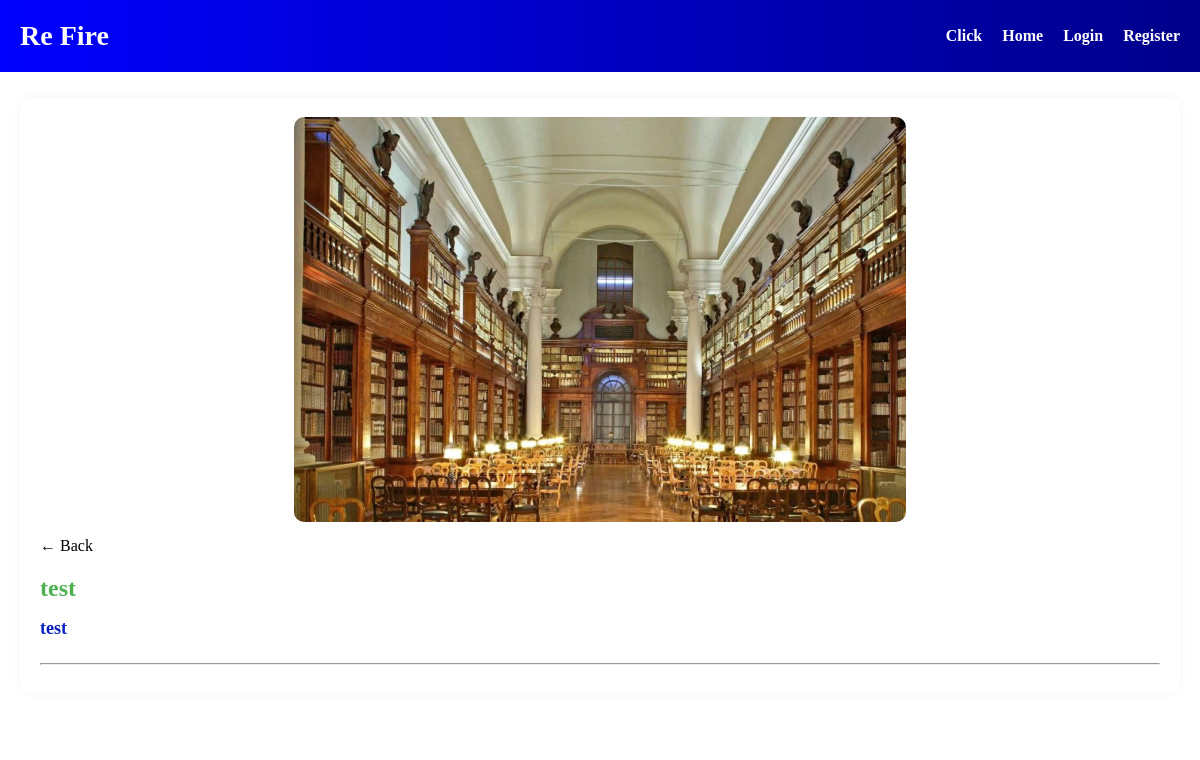
The app's page /article_details/12 with its own data.
### myApp/models.py (models this page shows, shortened)
class MaqolaModel(models.Model):
    TAG = (
        ("Certificates", "Certificates"),
        ("Projects", "Projects"),
        ("Education", "Education"),
    )
    title = models.CharField(max_length=255)
    image = models.ImageField(blank=True, null=True)
    source = models.CharField(max_length=255)
    link = models.CharField(max_length=500, blank=True, null=True)
    description_uzb = models.TextField(blank=True, null=True)
    description_eng = models.TextField(blank=True, null=True)
    tags = models.CharField(choices=TAG, max_length=255, blank=True, null=True)
    @property
    def imageURL(self):
        return self.image.url if self.image else ""

### myApp/views.py (the view)
# urls.py: path('article_details/<int:id>', article_details, name='article_details'),
def article_details(request, id):
    maqola = MaqolaModel.objects.get(id=id)
    context = {
        'maqolalar':maqola
    }
    return render(
        request=request,
        template_name='article_details.html',
        context=context,
    )

### templates/article_details.html (shortened to what this page needs)
<!DOCTYPE html>
<html lang="en">
{% load static %}
<head>
    <link rel="stylesheet" href="{% static 'css/style.css' %}?v={{ STATIC_VERSION }}">
</head>
<body>
    {% if request.user.is_authenticated %}
        {% include 'login_header.html' %}
    {% else %}
        {% include 'header.html' %}
    {% endif %}
    <div class="container" id="article_details">
        <div class="maqola" id="maqola_id">
            <img class="image_main" src="{{ maqolalar.imageURL }}">
            <a href="{% url 'home' %}" class="back-link">&larr; Back</a>
            <h2>{{ maqolalar.title }}</h2>
            <a target="_blank" href="{{ maqolalar.link }}"><h4>{{ maqolalar.source }}</h4></a>
            <hr>
        </div>
    </div>
</body>
</html>

### static/css/style.css (style rules this page uses)
body { margin: 0; font-family: 'Georgia', serif; }
a { color: white; text-decoration: none; transition: color 0.3s; }
.container { max-width: 1200px; margin-inline: auto; padding: 20px; background-color: #fff; border-radius: 10px; color: #333; }
.maqola { background-color: #fff; padding: 20px; border-radius: 10px; color: #333; margin-bottom: 20px; box-shadow: 0 0 10px rgba(0, 0, 0, 0.05); transition: transform 0.3s, box-shadow 0.3s; flex: 1 1 calc(33.333% - 40px); text-align: center; }
.maqola h2 { color: #4CAF50; font-size: 24px; margin-bottom: 10px; }
.maqola h4 { color: #0A21C0; margin-top: 10px; font-size: 18px; }
.maqola img { max-width: 100%; border-radius: 10px; margin-bottom: 15px; transition: transform 0.3s; }
div#article_details { margin-top: 77px; }
#maqola_id { text-align: start; }
.image_main { display: block; margin: 0 auto; }
.back-link { color: black; }

### records on screen
MaqolaModel: imageURL (picture), title "test", source "test"
